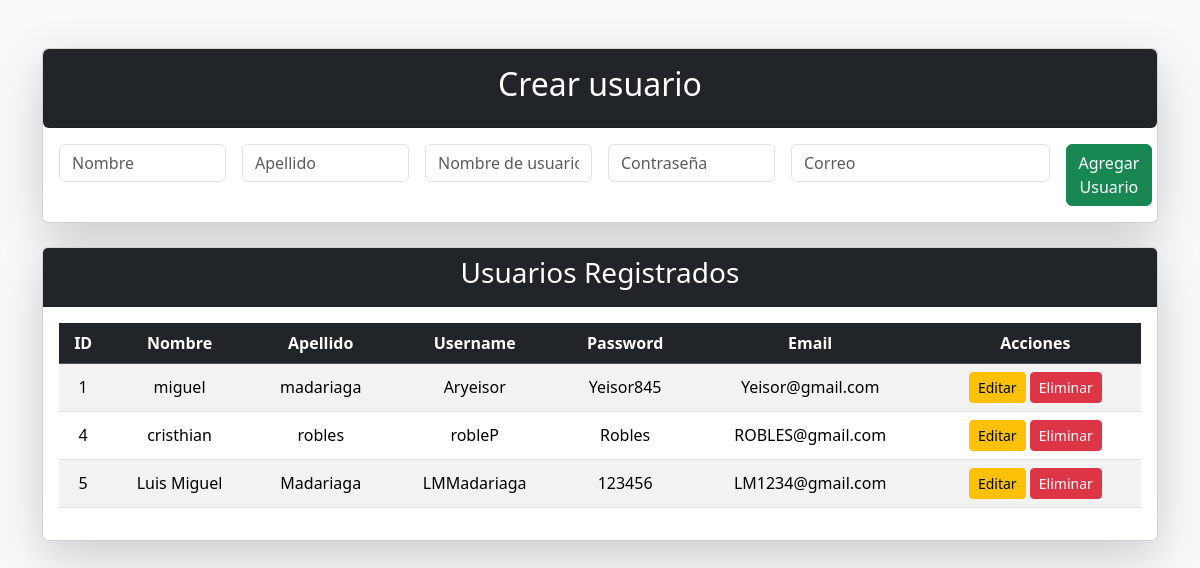
/Crud-php-mysql/index.php, run on the app's committed database.
### tables this page shows
CREATE TABLE `users` (
  `id` int(11) NOT NULL,
  `name` varchar(25) NOT NULL,
  `lastname` varchar(25) NOT NULL,
  `username` varchar(25) NOT NULL,
  `password` varchar(25) NOT NULL,
  `email` varchar(25) NOT NULL
);

### Crud-php-mysql/index.php (the view, shortened to what this page needs)
<?php
$con = connection();
$sql = "SELECT * FROM users";
$query = mysqli_query($con, $sql);
?>
<!DOCTYPE html>
<html lang="es">
<head>
    <link href="https://cdn.jsdelivr.net/npm/bootstrap@5.3.8/dist/css/bootstrap.min.css" rel="stylesheet">
</head>
<body class="bg-light">
    <div class="container mt-5">
        <div class="card shadow-lg mb-4">
            <div class="card-header bg-dark text-white text-center p-3 rounded">
                <h2>Crear usuario</h2>
            </div>
            <div class="card-body">
                <form action="insert_user.php" method="POST" class="row g-3">
                    <div class="col-md-2">
                        <input type="text" name="name" class="form-control" placeholder="Nombre" required>
                    </div>
                    <div class="col-md-2">
                        <input type="text" name="lastname" class="form-control" placeholder="Apellido" required>
                    </div>
                    <div class="col-md-2">
                        <input type="text" name="username" class="form-control" placeholder="Nombre de usuario" required>
                    </div>
                    <div class="col-md-2">
                        <input type="password" name="password" class="form-control" placeholder="Contraseña" required>
                    </div>
                    <div class="col-md-3">
                        <input type="email" name="email" class="form-control" placeholder="Correo" required>
                    </div>
                    <div class="col-md-1 d-grid">
                        <button type="submit" class="btn btn-success">Agregar Usuario</button>
                    </div>
                </form>
            </div>
        </div>
        <div class="card shadow-lg">
            <div class="card-header bg-dark text-white text-center">
                <h3>Usuarios Registrados</h3>
            </div>
            <div class="card-body">
                <table class="table table-striped table-hover text-center align-middle">
                    <thead class="table-dark">
                        <tr>
                            <th>ID</th>
                            <th>Nombre</th>
                            <th>Apellido</th>
                            <th>Username</th>
                            <th>Password</th>
                            <th>Email</th>
                            <th>Acciones</th>
                        </tr>
                    </thead>
                    <tbody>
                        <?php while($row = mysqli_fetch_array($query)): ?>
                        <tr>
                            <td><?= $row["id"] ?></td>
                            <td><?= $row["name"] ?></td>
                            <td><?= $row["lastname"] ?></td>
                            <td><?= $row["username"] ?></td>
                            <td><?= $row["password"] ?></td>
                            <td><?= $row["email"] ?></td>
                            <td>
                                <a href="update.php?id=<?= $row["id"] ?>" class="btn btn-warning btn-sm">Editar</a>
                                <a href="delete_user.php?id=<?= $row["id"] ?>" class="btn btn-danger btn-sm"onclick="return confirm('¿Estás seguro de que quieres eliminar este usuario?');">Eliminar</a>
                            </td>
                        </tr>
                        <?php endwhile; ?>
                    </tbody>
                </table>
            </div>
        </div>
    </div>
</body>
</html>

### data on the page
users: id "1", name "miguel", lastname "madariaga", username "Aryeisor", password "Yeisor845", email "Yeisor@gmail.com"
users: id "4", name "cristhian", lastname "robles", username "robleP", password "Robles", email "ROBLES@gmail.com"
users: id "5", name "Luis Miguel", lastname "Madariaga", username "LMMadariaga", password "123456", email "LM1234@gmail.com"
